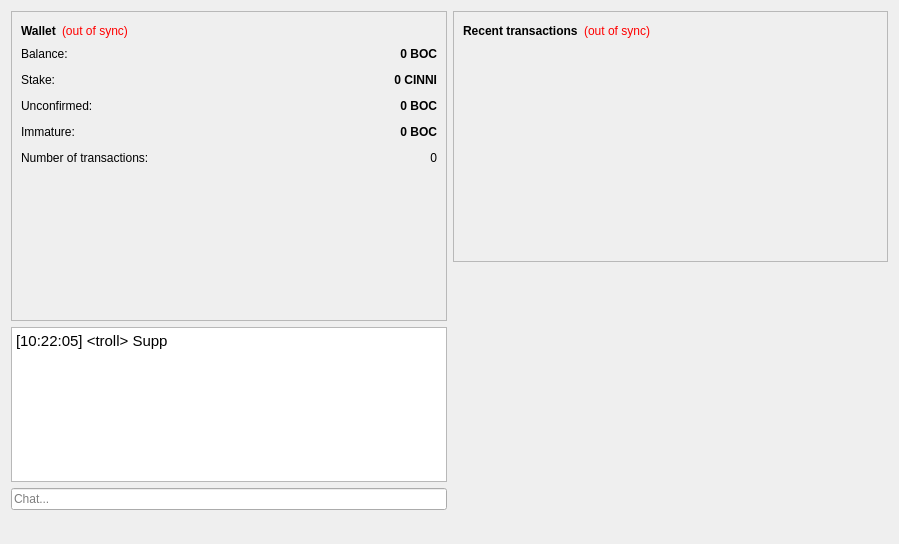
<?xml version="1.0" encoding="UTF-8"?>
<ui version="4.0">
 <class>OverviewPage</class>
 <widget class="QWidget" name="OverviewPage">
  <property name="geometry">
   <rect>
    <x>0</x>
    <y>0</y>
    <width>899</width>
    <height>544</height>
   </rect>
  </property>
  <property name="windowTitle">
   <string>Form</string>
  </property>
  <layout class="QHBoxLayout" name="horizontalLayout" stretch="1,1">
   <item>
    <layout class="QVBoxLayout" name="verticalLayout_2">
     <item>
      <widget class="QFrame" name="frame">
       <property name="frameShape">
        <enum>QFrame::StyledPanel</enum>
       </property>
       <property name="frameShadow">
        <enum>QFrame::Sunken</enum>
       </property>
       <property name="lineWidth">
        <number>1</number>
       </property>
       <layout class="QVBoxLayout" name="verticalLayout_4">
        <item>
         <layout class="QHBoxLayout" name="horizontalLayout_4">
          <item>
           <widget class="QLabel" name="label_5">
            <property name="font">
             <font>
              <weight>75</weight>
              <bold>true</bold>
             </font>
            </property>
            <property name="text">
             <string>Wallet</string>
            </property>
           </widget>
          </item>
          <item>
           <widget class="QLabel" name="labelWalletStatus">
            <property name="toolTip">
             <string>The displayed information may be out of date. Your wallet automatically synchronizes with the NoirShares network after a connection is established, but this process has not completed yet.</string>
            </property>
            <property name="styleSheet">
             <string notr="true">QLabel { color: red; }</string>
            </property>
            <property name="text">
             <string notr="true">(out of sync)</string>
            </property>
            <property name="alignment">
             <set>Qt::AlignLeading|Qt::AlignLeft|Qt::AlignVCenter</set>
            </property>
           </widget>
          </item>
          <item>
           <spacer name="horizontalSpacer_2">
            <property name="orientation">
             <enum>Qt::Horizontal</enum>
            </property>
            <property name="sizeHint" stdset="0">
             <size>
              <width>40</width>
              <height>20</height>
             </size>
            </property>
           </spacer>
          </item>
         </layout>
        </item>
        <item>
         <layout class="QFormLayout" name="formLayout_2">
          <property name="fieldGrowthPolicy">
           <enum>QFormLayout::AllNonFixedFieldsGrow</enum>
          </property>
          <property name="horizontalSpacing">
           <number>12</number>
          </property>
          <property name="verticalSpacing">
           <number>12</number>
          </property>
          <item row="0" column="0">
           <widget class="QLabel" name="label">
            <property name="text">
             <string>Balance:</string>
            </property>
           </widget>
          </item>
          <item row="0" column="1">
           <widget class="QLabel" name="labelBalance">
            <property name="font">
             <font>
              <weight>75</weight>
              <bold>true</bold>
             </font>
            </property>
            <property name="cursor">
             <cursorShape>IBeamCursor</cursorShape>
            </property>
            <property name="toolTip">
             <string>Your current balance</string>
            </property>
            <property name="text">
             <string notr="true">0 BOC</string>
            </property>
            <property name="alignment">
             <set>Qt::AlignRight|Qt::AlignTrailing|Qt::AlignVCenter</set>
            </property>
            <property name="textInteractionFlags">
             <set>Qt::LinksAccessibleByMouse|Qt::TextSelectableByKeyboard|Qt::TextSelectableByMouse</set>
            </property>
           </widget>
          </item>
          <item row="2" column="0">
           <widget class="QLabel" name="label_6">
            <property name="text">
             <string>Stake:</string>
            </property>
           </widget>
          </item>
          <item row="4" column="0">
           <widget class="QLabel" name="label_3">
            <property name="text">
             <string>Unconfirmed:</string>
            </property>
           </widget>
          </item>
          <item row="4" column="1">
           <widget class="QLabel" name="labelUnconfirmed">
            <property name="font">
             <font>
              <weight>75</weight>
              <bold>true</bold>
             </font>
            </property>
            <property name="cursor">
             <cursorShape>IBeamCursor</cursorShape>
            </property>
            <property name="toolTip">
             <string>Total of transactions that have yet to be confirmed, and do not yet count toward the current balance</string>
            </property>
            <property name="text">
             <string notr="true">0 BOC</string>
            </property>
            <property name="alignment">
             <set>Qt::AlignRight|Qt::AlignTrailing|Qt::AlignVCenter</set>
            </property>
            <property name="textInteractionFlags">
             <set>Qt::LinksAccessibleByMouse|Qt::TextSelectableByKeyboard|Qt::TextSelectableByMouse</set>
            </property>
           </widget>
          </item>
          <item row="6" column="0">
           <widget class="QLabel" name="labelImmatureText">
            <property name="text">
             <string>Immature:</string>
            </property>
           </widget>
          </item>
          <item row="6" column="1">
           <widget class="QLabel" name="labelImmature">
            <property name="font">
             <font>
              <weight>75</weight>
              <bold>true</bold>
             </font>
            </property>
            <property name="toolTip">
             <string>Mined balance that has not yet matured</string>
            </property>
            <property name="text">
             <string notr="true">0 BOC</string>
            </property>
            <property name="alignment">
             <set>Qt::AlignRight|Qt::AlignTrailing|Qt::AlignVCenter</set>
            </property>
            <property name="textInteractionFlags">
             <set>Qt::LinksAccessibleByMouse|Qt::TextSelectableByKeyboard|Qt::TextSelectableByMouse</set>
            </property>
           </widget>
          </item>
          <item row="7" column="0">
           <widget class="QLabel" name="label_2">
            <property name="text">
             <string>Number of transactions:</string>
            </property>
           </widget>
          </item>
          <item row="7" column="1">
           <widget class="QLabel" name="labelNumTransactions">
            <property name="toolTip">
             <string>Total number of transactions in wallet</string>
            </property>
            <property name="text">
             <string notr="true">0</string>
            </property>
            <property name="alignment">
             <set>Qt::AlignRight|Qt::AlignTrailing|Qt::AlignVCenter</set>
            </property>
           </widget>
          </item>
          <item row="2" column="1">
           <widget class="QLabel" name="labelStake">
            <property name="font">
             <font>
              <weight>75</weight>
              <bold>true</bold>
             </font>
            </property>
            <property name="cursor">
             <cursorShape>IBeamCursor</cursorShape>
            </property>
            <property name="toolTip">
             <string>Total of coins that was staked, and do not yet count toward the current balance</string>
            </property>
            <property name="text">
             <string notr="true">0 CINNI</string>
            </property>
            <property name="alignment">
             <set>Qt::AlignRight|Qt::AlignTrailing|Qt::AlignVCenter</set>
            </property>
            <property name="textInteractionFlags">
             <set>Qt::LinksAccessibleByMouse|Qt::TextSelectableByKeyboard|Qt::TextSelectableByMouse</set>
            </property>
           </widget>
          </item>
         </layout>
        </item>
        <item>
         <widget class="QLabel" name="logo">
          <property name="enabled">
           <bool>true</bool>
          </property>
          <property name="minimumSize">
           <size>
            <width>140</width>
            <height>140</height>
           </size>
          </property>
          <property name="acceptDrops">
           <bool>false</bool>
          </property>
          <property name="autoFillBackground">
           <bool>false</bool>
          </property>
          <property name="lineWidth">
           <number>0</number>
          </property>
          <property name="text">
           <string/>
          </property>
          <property name="pixmap">
           <pixmap resource="../bitcoin.qrc">:/images/backg</pixmap>
          </property>
          <property name="scaledContents">
           <bool>false</bool>
          </property>
          <property name="alignment">
           <set>Qt::AlignCenter</set>
          </property>
          <property name="margin">
           <number>0</number>
          </property>
          <property name="indent">
           <number>0</number>
          </property>
         </widget>
        </item>
       </layout>
      </widget>
     </item>
     <item>
	<widget class="QTextBrowser" name="trollBox">
       <property name="html">
        <string>&lt;!DOCTYPE HTML PUBLIC &quot;-//W3C//DTD HTML 4.0//EN&quot; &quot;http://www.w3.org/TR/REC-html40/strict.dtd&quot;&gt;
&lt;html&gt;&lt;head&gt;&lt;meta name=&quot;qrichtext&quot; content=&quot;1&quot; /&gt;&lt;style type=&quot;text/css&quot;&gt;
p, li { white-space: pre-wrap; }
&lt;/style&gt;&lt;/head&gt;&lt;body style=&quot; font-family:'Cantarell'; font-size:11pt; font-weight:400; font-style:normal;&quot;&gt;
&lt;p style=&quot; margin-top:0px; margin-bottom:0px; margin-left:0px; margin-right:0px; -qt-block-indent:0; text-indent:0px;&quot;&gt;[10:22:05] &amp;lt;troll&amp;gt; Supp&lt;/p&gt;&lt;/body&gt;&lt;/html&gt;</string>
       </property>
      </widget>
     </item>
     <item>
      <widget class="QLineEdit" name="lineEditTrollBox">
       <property name="sizePolicy">
        <sizepolicy hsizetype="Minimum" vsizetype="Fixed">
         <horstretch>0</horstretch>
         <verstretch>0</verstretch>
        </sizepolicy>
       </property>
       <property name="text">
        <string/>
       </property>
       <property name="placeholderText">
        <string>Chat...</string>
       </property>
      </widget>
     </item>
     <item>	 
      <widget class="QLabel" name="label_wallet_bgcoin">
       <property name="text">
        <string/>
       </property>
       <property name="pixmap">
        <pixmap resource="../NoirShares.qrc">:/images/wallet_bgcoin</pixmap>
       </property>
      </widget>
     </item>
     <item>
      <spacer name="verticalSpacer">
       <property name="orientation">
        <enum>Qt::Vertical</enum>
       </property>
       <property name="sizeHint" stdset="0">
        <size>
         <width>20</width>
         <height>40</height>
        </size>
       </property>
      </spacer>
     </item>
    </layout>
   </item>
   <item>
    <layout class="QVBoxLayout" name="verticalLayout_3">
     <item>
      <widget class="QFrame" name="frame_2">
       <property name="frameShape">
        <enum>QFrame::StyledPanel</enum>
       </property>
       <property name="frameShadow">
        <enum>QFrame::Sunken</enum>
       </property>
       <layout class="QVBoxLayout" name="verticalLayout">
        <item>
         <layout class="QHBoxLayout" name="horizontalLayout_2">
          <item>
           <widget class="QLabel" name="label_4">
            <property name="font">
             <font>
              <weight>75</weight>
              <bold>true</bold>
             </font>
            </property>
            <property name="text">
             <string>Recent transactions</string>
            </property>
           </widget>
          </item>
          <item>
           <widget class="QLabel" name="labelTransactionsStatus">
            <property name="toolTip">
             <string>The displayed information may be out of date. Your wallet automatically synchronizes with the NoirShares network after a connection is established, but this process has not completed yet.</string>
            </property>
            <property name="styleSheet">
             <string notr="true">QLabel { color: red; }</string>
            </property>
            <property name="text">
             <string notr="true">(out of sync)</string>
            </property>
            <property name="alignment">
             <set>Qt::AlignRight|Qt::AlignTrailing|Qt::AlignVCenter</set>
            </property>
           </widget>
          </item>
          <item>
           <spacer name="horizontalSpacer">
            <property name="orientation">
             <enum>Qt::Horizontal</enum>
            </property>
            <property name="sizeHint" stdset="0">
             <size>
              <width>40</width>
              <height>20</height>
             </size>
            </property>
           </spacer>
          </item>
         </layout>
        </item>
        <item>
         <widget class="QListView" name="listTransactions">
          <property name="styleSheet">
           <string notr="true">QListView { background: transparent; }</string>
          </property>
          <property name="frameShape">
           <enum>QFrame::NoFrame</enum>
          </property>
          <property name="verticalScrollBarPolicy">
           <enum>Qt::ScrollBarAlwaysOff</enum>
          </property>
          <property name="horizontalScrollBarPolicy">
           <enum>Qt::ScrollBarAlwaysOff</enum>
          </property>
          <property name="selectionMode">
           <enum>QAbstractItemView::NoSelection</enum>
          </property>
         </widget>
        </item>
       </layout>
      </widget>
     </item>
     <item>
      <widget class="QLabel" name="label_NoirShares_Intro">
       <property name="text">
        <string></string>
       </property>
      </widget>
     </item>
     <item>
      <spacer name="verticalSpacer_2">
       <property name="orientation">
        <enum>Qt::Vertical</enum>
       </property>
       <property name="sizeHint" stdset="0">
        <size>
         <width>20</width>
         <height>40</height>
        </size>
       </property>
      </spacer>
     </item>
    </layout>
   </item>
  </layout>
 </widget>
 <resources>
  <include location="../NoirShares.qrc"/>
 </resources>
 <connections/>
</ui>
